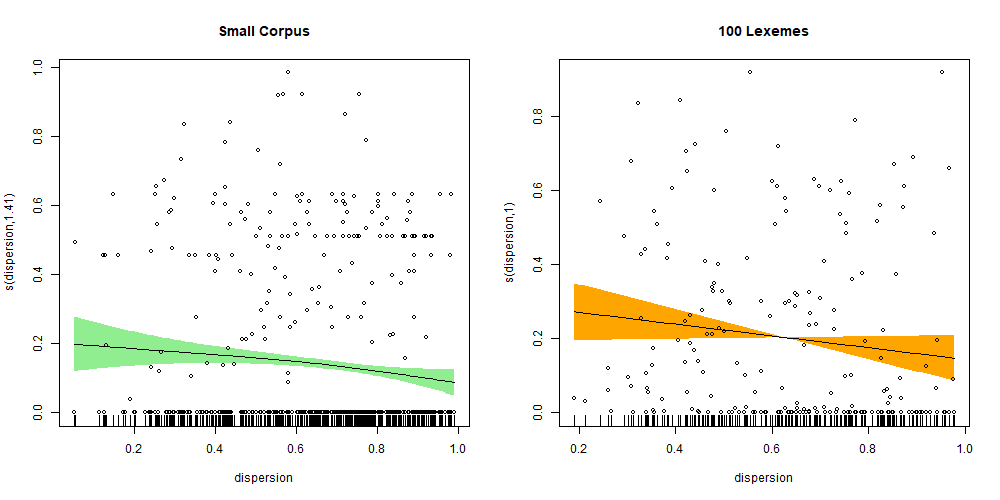

This figure's R source:
source("stats/scripts/load_small.R")
source("stats/scripts/load_100.R")

library(mgcv)

# small corpus

data_small <- load_small()

# For language-specific results (make sure to change filename too)
# data_small <- data_small[which(data_small$language == "English"), ]

model_small <- bam(
  flexibility ~ s(dispersion),
  data = data_small,
  method = "REML",
)

# 100 lexemes

data_100 <- load_100()

model_100 <- bam(
  flexibility ~ s(dispersion),
  data = data_100,
  method = "REML",
)

# Plots

png(
  filename = "stats/figures/dispersion_vs_flexibility/GAM.png",
  height   = 500,
  width    = 1000,
)

par(mfrow = c(1, 2))

plot(
  model_small,
  cex       = 0.75,
  main      = "Small Corpus",
  pch       = 1,
  residuals = TRUE,
  shade     = TRUE,
  shade.col = "lightgreen",
  shift     = coef(model_small)[1],
)

plot(
  model_100,
  cex       = 0.75,
  main      = "100 Lexemes",
  pch       = 1,
  residuals = TRUE,
  shade     = TRUE,
  shade.col = "orange",
  shift     = coef(model_100)[1],
)

dev.off()

# Summary Statistics
# Signif. codes:  0 ‘***’ 0.001 ‘**’ 0.01 ‘*’ 0.05 ‘.’ 0.1 ‘ ’ 1

summary(model_small)
# Parametric coefficients:
#             Estimate Std. Error t value Pr(>|t|)
# (Intercept) 0.137237   0.009957   13.78   <2e-16 ***
#
# Approximate significance of smooth terms:
#                 edf Ref.df     F p-value
# s(dispersion) 1.408  1.714 5.194  0.0201 *
#
# R-sq.(adj) =  0.012   Deviance explained = 1.44%
# -REML = -3.9734  Scale est. = 0.05641   n = 569

# RESULTS
# The smooth is not very complex / wiggly (EDF ≅ 1.4).
# The smooth is significant (p < .05).

summary(model_100)
# Parametric coefficients:
#             Estimate Std. Error t value Pr(>|t|)
# (Intercept)  0.20339    0.01725   11.79   <2e-16 ***
#
# Approximate significance of smooth terms:
#               edf Ref.df     F p-value
# s(dispersion)   1      1 3.264  0.0723 .
#
# R-sq.(adj) =  0.0112   Deviance explained = 1.61%
# -REML = 7.3685  Scale est. = 0.059778  n = 201

# RESULTS
# Smooth is linear (EDF = 1).
# Smooth is marginally significant (p < .1).

# OVERALL RESULTS
# There does not seem to be a significant effect of dispersion on flexibility.
# If there is an effect, it is quite small and negative.
# The results are generally the same when examining just English.
# For Nuuchahnulth, dispersion is significant.
# For the small corpus of Nuuchahnulth, dispersion is very highly significant (p < .001).
# For the 100 lexemes of Nuuchahnulth, dispersion is marginally significant (p < .1).
# In both cases the relationship is linear and slightly negative.
